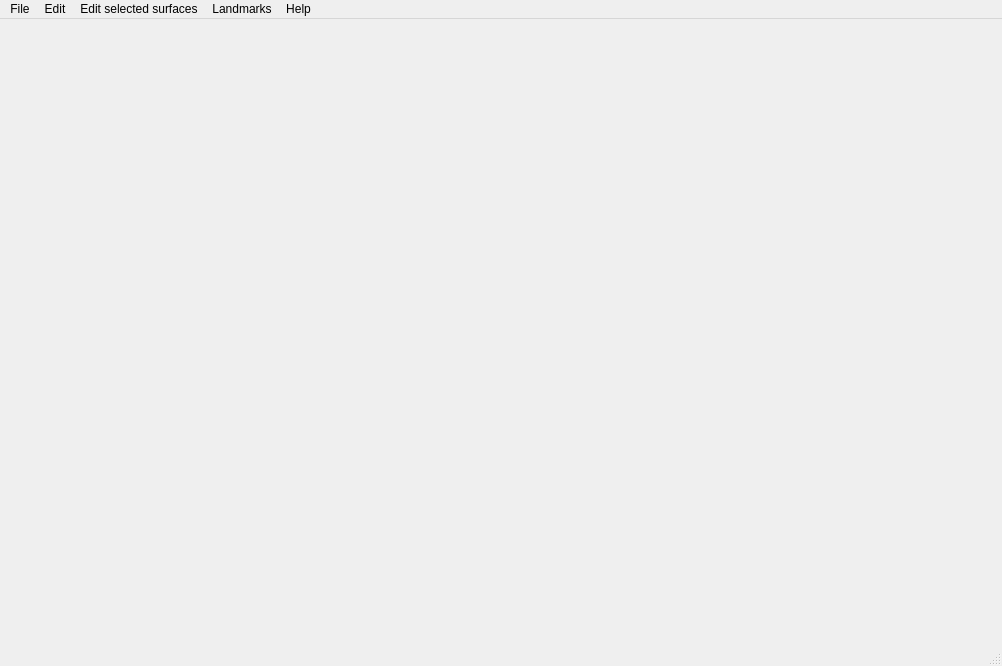
<?xml version="1.0" encoding="UTF-8"?>
<ui version="4.0">
 <class>MeshTools</class>
 <widget class="QMainWindow" name="MeshTools">
  <property name="geometry">
   <rect>
    <x>0</x>
    <y>0</y>
    <width>1002</width>
    <height>666</height>
   </rect>
  </property>
  <property name="windowTitle">
   <string>MeshTools</string>
  </property>
  <property name="windowIcon">
   <iconset resource="Icons/icons.qrc">
    <normaloff>:/Icons/MeshTools.ico</normaloff>:/Icons/MeshTools.ico</iconset>
  </property>
  <property name="iconSize">
   <size>
    <width>22</width>
    <height>22</height>
   </size>
  </property>
  <widget class="QWidget" name="centralwidget">
   <layout class="QGridLayout" name="gridLayout">
    <property name="leftMargin">
     <number>0</number>
    </property>
    <property name="topMargin">
     <number>0</number>
    </property>
    <property name="rightMargin">
     <number>0</number>
    </property>
    <property name="bottomMargin">
     <number>0</number>
    </property>
    <item row="0" column="0">
     <widget class="QVTKWidget" name="qvtkWidget" native="true">
      <property name="sizePolicy">
       <sizepolicy hsizetype="Expanding" vsizetype="Expanding">
        <horstretch>1</horstretch>
        <verstretch>1</verstretch>
       </sizepolicy>
      </property>
      <property name="minimumSize">
       <size>
        <width>300</width>
        <height>300</height>
       </size>
      </property>
     </widget>
    </item>
   </layout>
  </widget>
  <widget class="QMenuBar" name="menubar">
   <property name="geometry">
    <rect>
     <x>0</x>
     <y>0</y>
     <width>1002</width>
     <height>21</height>
    </rect>
   </property>
   <widget class="QMenu" name="menuFile">
    <property name="title">
     <string>File</string>
    </property>
   </widget>
   <widget class="QMenu" name="menuHelp">
    <property name="title">
     <string>Help</string>
    </property>
   </widget>
   <widget class="QMenu" name="menuEdit">
    <property name="title">
     <string>Edit</string>
    </property>
   </widget>
   <widget class="QMenu" name="menuLandmarks">
    <property name="title">
     <string>Landmarks</string>
    </property>
   </widget>
   <widget class="QMenu" name="menuEditSelectedSurfaces">
    <property name="title">
     <string>Edit selected surfaces</string>
    </property>
   </widget>
   <addaction name="menuFile"/>
   <addaction name="menuEdit"/>
   <addaction name="menuEditSelectedSurfaces"/>
   <addaction name="menuLandmarks"/>
   <addaction name="menuHelp"/>
  </widget>
  <widget class="QStatusBar" name="statusbar"/>
  <action name="actionExit">
   <property name="text">
    <string>Exit</string>
   </property>
  </action>
  <action name="actionHelp">
   <property name="icon">
    <iconset resource="Icons/icons.qrc">
     <normaloff>:/Icons/help.png</normaloff>:/Icons/help.png</iconset>
   </property>
   <property name="text">
    <string>Help</string>
   </property>
  </action>
 </widget>
 <customwidgets>
  <customwidget>
   <class>QVTKWidget</class>
   <extends>QWidget</extends>
   <header>QVTKWidget.h</header>
  </customwidget>
 </customwidgets>
 <resources>
  <include location="Icons/icons.qrc"/>
 </resources>
 <connections/>
</ui>
